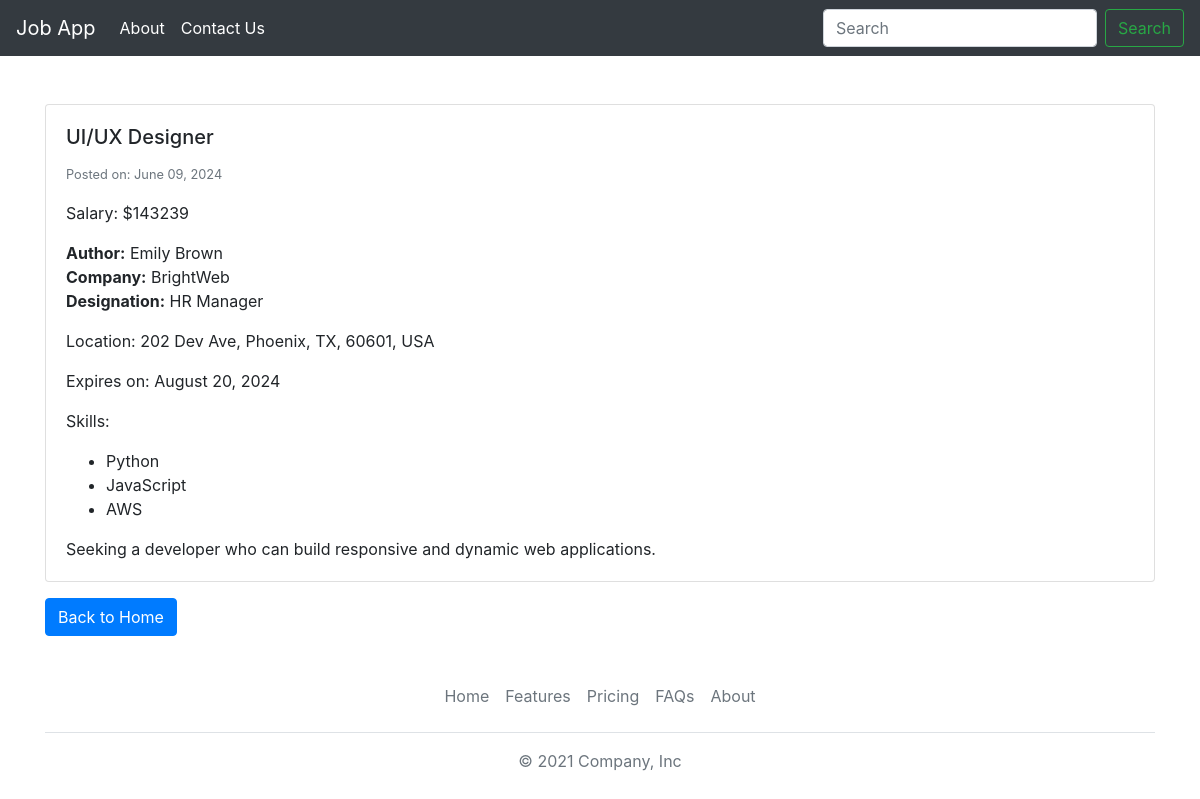
Screenshot of /job/uiux-designer with the database file from the repository.
### JobPost/models.py (models this page shows, shortened)
class JobPost(models.Model):
    JOB_TYPE_CHOICES = [
        ('Full Time', 'Full Time'),
        ('Part Time', 'Part Time'),
    ]
    title = models.CharField(max_length=200)
    description = models.TextField()
    date = models.DateTimeField(auto_now_add=True) #add date when adding
    salary = models.IntegerField()
    slug = models.SlugField(null=True, max_length=40, unique=True)
    expiry = models.DateField(null=True)
    location = models.OneToOneField(Location,on_delete=models.CASCADE, null=True)
    author = models.ForeignKey(Author, on_delete=models.CASCADE)
    skills = models.ManyToManyField(Skill)
    type = models.CharField(max_length=200, null=False, choices=JOB_TYPE_CHOICES)
    def __str__(self) -> str:
        return f"{self.title} -> {self.salary}"

class Author(models.Model):
    name = models.CharField(max_length=100)
    company = models.CharField(max_length=100)
    designation = models.CharField(max_length=100)

class Location(models.Model):
    street = models.CharField(max_length=255)
    city = models.CharField(max_length=255)
    state = models.CharField(max_length=255)
    country = models.CharField(max_length=100)
    zip = models.CharField(max_length=20)

class Skill(models.Model):
    name = models.CharField(max_length=100)

### JobPost/views.py (the view)
# urls.py: path('job/<str:slug>', views.job_detail, name="job_detail")
def job_detail(request,slug):
    try:
        context = {
            'job' : JobPost.objects.get(slug=slug)
        }
        print(JobPost.objects.get(slug=slug))
        return render(request, 'JobPost/job_detail.html', context)
    except:
        return HttpResponseNotFound("Not Found")

### JobPost/templates/JobPost/job_detail.html (shortened to what this page needs)
{% extends "layout.html" %}
{% block content %}
    <div class="container mt-5">
        <div class="card">
            <div class="card-body">
                <h5 class="card-title">{{ job.title }}</h5>
                <p class="card-text"><small class="text-muted">Posted on: {{ job.date|date:"F d, Y" }}</small></p>
                <p class="card-text">Salary: ${{ job.salary }}</p>
                <p class="card-text">
                    <strong>Author:</strong> {{ job.author.name }}<br>
                    <strong>Company:</strong> {{ job.author.company }}<br>
                    <strong>Designation:</strong> {{ job.author.designation }}
                </p>
                {% if job.location %}
                    <p class="card-text">Location: {{ job.location.street }}, {{ job.location.city }}, {{ job.location.state }}, {{ job.location.zip }}, {{ job.location.country }}</p>
                {% endif %}
                {% if job.expiry %}
                    <p class="card-text">Expires on: {{ job.expiry|date:"F d, Y" }}</p>
                {% endif %}
                {% if job.skills.all %}
                    <p class="card-text">Skills:
                        <ul>
                            {% for skill in job.skills.all %}
                                <li>{{ skill.name }}</li>
                            {% endfor %}
                        </ul>
                    </p>
                {% endif %}
                <p class="card-text">{{ job.description }}</p>
            </div>
        </div>
        <a href="{% url 'home' %}" class="btn btn-primary mt-3">Back to Home</a>
    </div>
{% endblock content %}

### rows the page displays
JobPost: title "UI/UX Designer", date "June 09, 2024", salary "143239", author.name "Emily Brown", author.company "BrightWeb", author.designation "HR Manager", location.street "202 Dev Ave", location.city "Phoenix", location.state "TX", location.zip "60601", location.country "USA", expiry "August 20, 2024", description "Seeking a developer who can build responsive and dynamic web applications."
Skill: name "Python"
Skill: name "JavaScript"
Skill: name "AWS"
